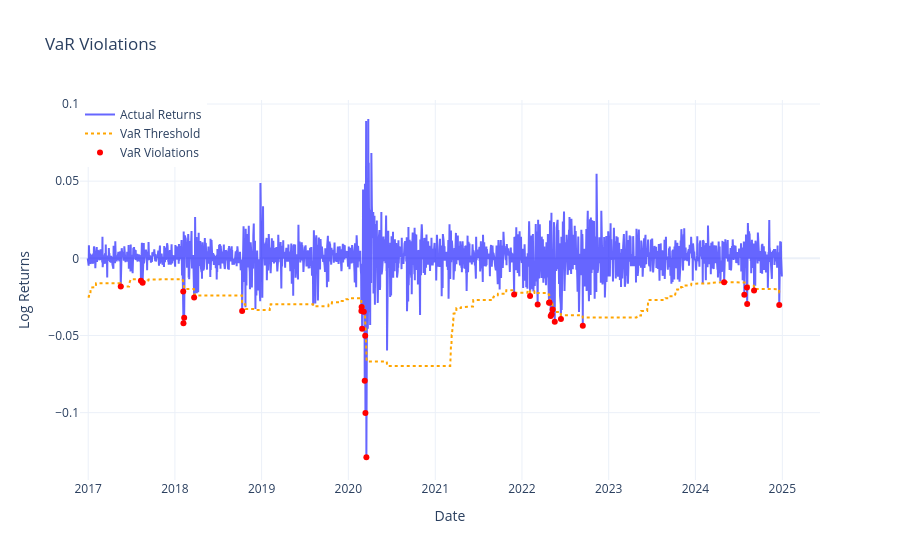

Notebook source saved alongside this figure:
### Code cell
plots.plot_var_violations(snp_fbm_var, var_col='VaR_99', predicted_col='predicted_log_returns')

### Figure 1 — Plotly figure (JSON) as saved in the notebook; plotly's stock layout.template omitted (floating-point values rounded to 4 significant figures; data arrays with more than 128 entries replaced by an {"elided": "..."} marker saying what was removed)
{"data": [{"line": {"color": "blue"}, "mode": "lines", "name": "Actual Returns", "opacity": 0.6, "type": "scatter", "x": {"elided": "2012 str values"}, "y": {"elided": "2012 float values"}}, {"line": {"color": "orange", "dash": "dot"}, "mode": "lines", "name": "VaR Threshold", "type": "scatter", "x": {"elided": "2012 str values"}, "y": {"elided": "2012 float values"}}, {"marker": {"color": "red", "size": 6, "symbol": "circle"}, "mode": "markers", "name": "VaR Violations", "type": "scatter", "x": ["2017-05-18T00:00:00", "2017-08-11T00:00:00", "2017-08-18T00:00:00", "2018-02-05T00:00:00", "2018-02-06T00:00:00", "2018-02-09T00:00:00", "2018-03-23T00:00:00", "2018-10-11T00:00:00", "2020-02-25T00:00:00", "2020-02-26T00:00:00", "2020-02-28T00:00:00", "2020-03-06T00:00:00", "2020-03-10T00:00:00", "2020-03-12T00:00:00", "2020-03-13T00:00:00", "2020-03-17T00:00:00", "2021-11-29T00:00:00", "2022-02-04T00:00:00", "2022-03-08T00:00:00", "2022-04-25T00:00:00", "2022-04-27T00:00:00", "2022-05-02T00:00:00", "2022-05-06T00:00:00", "2022-05-10T00:00:00", "2022-05-19T00:00:00", "2022-06-14T00:00:00", "2022-09-14T00:00:00", "2024-05-01T00:00:00", "2024-07-25T00:00:00", "2024-08-05T00:00:00", "2024-08-06T00:00:00", "2024-09-04T00:00:00", "2024-12-19T00:00:00"], "y": [-0.01823, -0.01455, -0.01585, -0.02143, -0.04204, -0.03846, -0.02531, -0.03407, -0.0341, -0.03158, -0.04563, -0.03459, -0.07924, -0.05018, -0.1003, -0.1289, -0.02341, -0.02448, -0.02991, -0.02873, -0.02866, -0.03738, -0.03626, -0.03318, -0.04104, -0.03938, -0.04368, -0.01554, -0.02356, -0.01891, -0.02957, -0.02078, -0.03023]}], "layout": {"hovermode": "x unified", "legend": {"x": 0, "y": 1}, "title": {"text": "VaR Violations"}, "xaxis": {"title": {"text": "Date"}}, "yaxis": {"title": {"text": "Log Returns"}}}}
